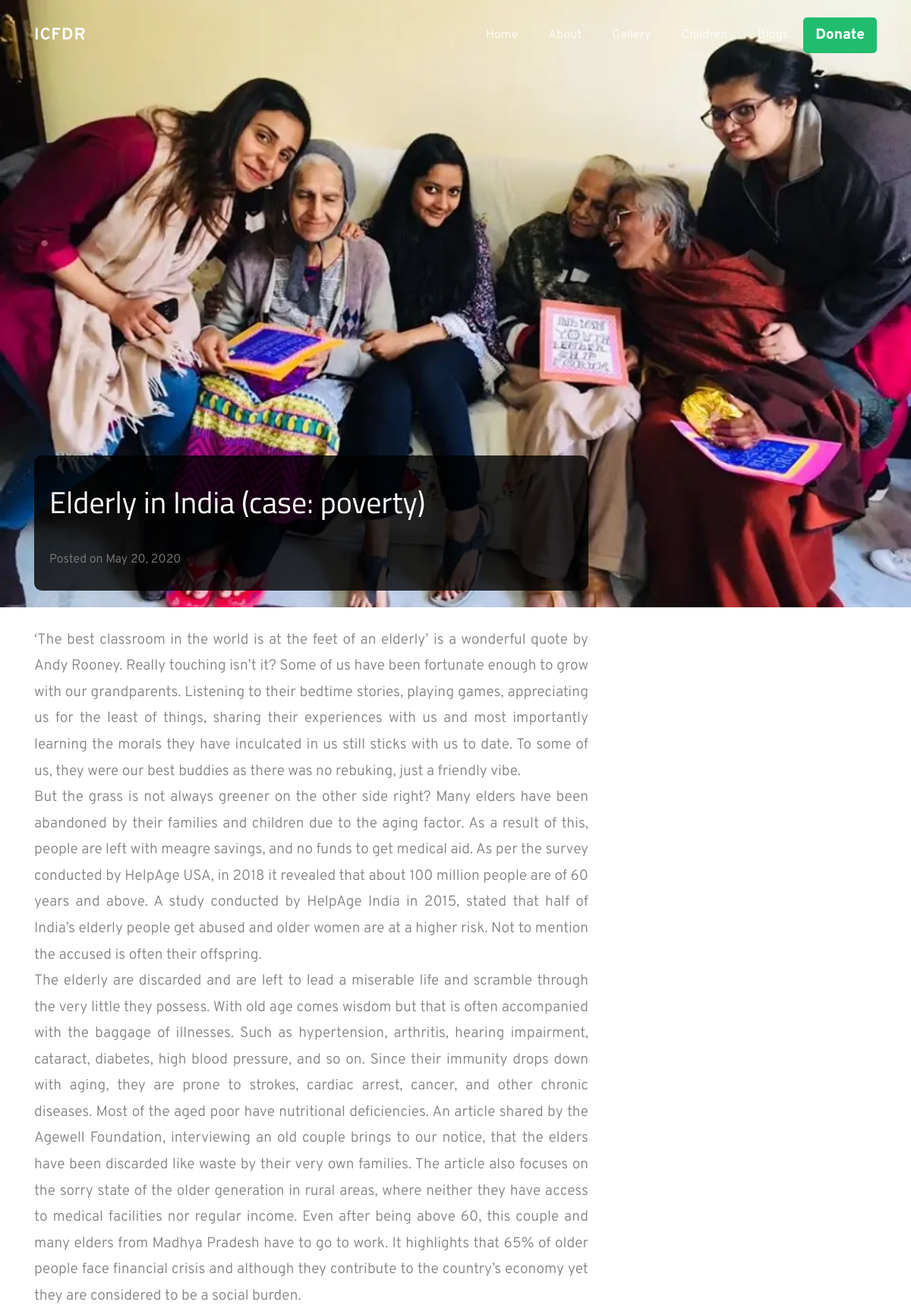
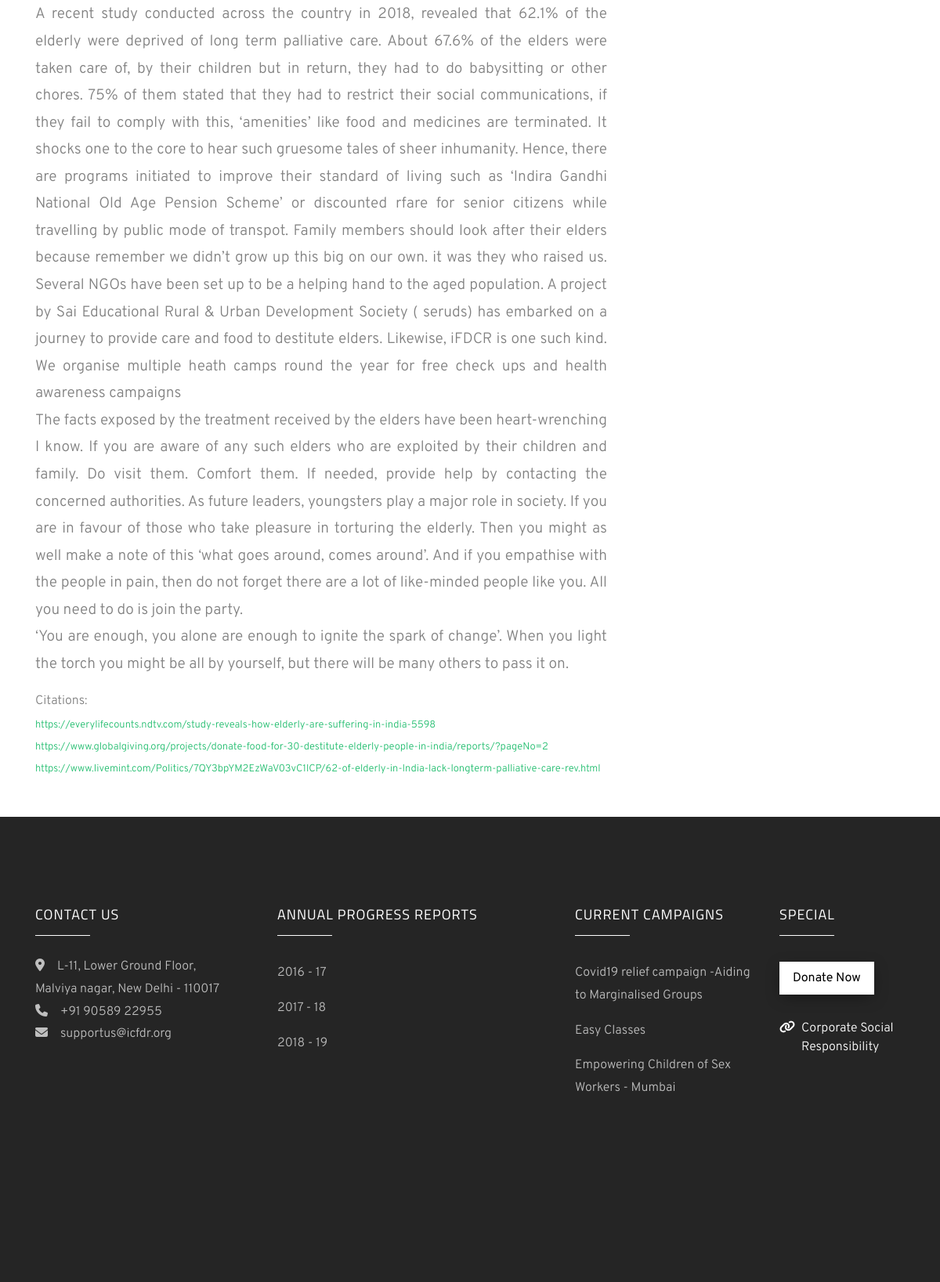
Page /blogs/elderly-in-india-case-poverty on the committed database (2 pictures, top to bottom).
### website/models.py (models this page shows, shortened)
class Blogs(models.Model):
    image = models.ImageField(upload_to='images/blogs/')
    heading = models.CharField(max_length=100)
    content = models.TextField(max_length=5000)
    pub_date = date.today()
    slug = models.SlugField(max_length=100, default='', blank=True, unique=True)
    class Meta:
        verbose_name_plural = 'Blogs'

class BlogCitations(models.Model):
    url = models.URLField()
    blog = models.ForeignKey(to=Blogs, on_delete=models.CASCADE)
    def __str__(self):
        return self.url
    class Meta:
        verbose_name_plural = 'BlogCitations'

class Campaign(models.Model):
    compaign_name = models.CharField(max_length=100)
    image = models.ImageField(upload_to='images/campaign/')
    text_on_image = models.CharField(max_length=150)
    description = RichTextField()
    button_text = models.CharField(max_length=30)
    slug = models.SlugField(max_length=100, default='', blank=True, unique=True)
    class Meta:
        verbose_name_plural = 'Campaign'

### website/views.py (the view)
# urls.py: path('blogs/<slug:slug>',views.blog_view,name = 'blog'),
def blog_view(request, slug=None):
    blog = Blogs.objects.filter(slug=slug)
    blogCitations = BlogCitations.objects.filter(blog=blog[0])
    if blog:
        data = {'blog': blog[0], 'cites': blogCitations,
                'campaigns': Campaign.objects.all().order_by('-id')[:5], }
        return render(request, 'blog.html', data)
    return bloglist(request)

### website/templates/blog.html (shortened to what this page needs)
{% extends 'base.html' %}
{% block content %}
{% load static %}
<header class="masthead"
        style="height: 100vh;min-height: 500px;background-image: url('{{ blog.image.url }}');background-size: cover;background-position: center;background-repeat: no-repeat;">
    <div class="scroll" style="position: absolute;right: 2rem;bottom: 0.5rem;">
    </div>
</header>
<div class="container mb-5" style="margin-top:-200px;">
    <div class="row">
        <div class="col-lg-8">
            <div class="blog-head">
                <h1 class="mt-4" style="color:#fff;">{{ blog.heading }}</h1>
                <hr>
                <p class="text-left">Posted on {{ blog.pub_date }}</p>
            </div>
            <div class="mt-5 blog-content">
                {{ blog.content|linebreaks }}
                <div class="mt-2 cites">
                    Citations:
                    {% for cite in cites %}
                    <a href="{{ cite }}">{{ cite }}</a>
                    {% endfor %}
                </div>
            </div>
        </div>
    </div>
</div>
{% endblock %}

### website/templates/base.html (shortened to what this page needs)
<!DOCTYPE html>
{% load static %}
<html lang="en">
<head>
    <link rel="stylesheet" href="{% static 'css/open-iconic-bootstrap.min.css' %}">
    <link rel="stylesheet" href="{% static 'css/animate.css' %}">
    <link rel="stylesheet" href="{% static 'css/owl.carousel.min.css' %}">
    <link rel="stylesheet" href="{% static 'css/owl.theme.default.min.css' %}">
    <link rel="stylesheet" href="{% static 'css/magnific-popup.css' %}">
    <link rel="stylesheet" href="{% static 'css/aos.css' %}">
    <link rel="stylesheet" href="{% static 'css/bootstrap-datepicker.css' %}">
    <link rel="stylesheet" href="{% static 'css/jquery.timepicker.css' %}">
    <link rel="stylesheet" href="{% static 'css/style.css' %}">
</head>
<body>
<nav class="navbar navbar-expand-lg navbar-dark ftco_navbar bg-dark ftco-navbar-light" id="ftco-navbar">
    <div class="container">
        <a class="navbar-brand" href="{% url 'home' %}">ICFDR</a>
        <div class="collapse navbar-collapse" id="ftco-nav">
            <ul class="navbar-nav ml-auto">
                <li class="nav-item"><a href="{% url 'home' %}" class="nav-link">Home</a></li>
                <li class="nav-item"><a href="{% url 'about' %}" class="nav-link">About</a></li>
                <li class="nav-item"><a href="{% url 'gallery' %}" class="nav-link">Gallery</a></li>
                <li class="nav-item"><a href="{% url 'home' %}#children" class="nav-link">Children</a></li>
                <li class="nav-item"><a href="{% url 'bloglist' %}" class="nav-link">Blogs</a></li>
                <li class="nav-item"><a href="{% url 'donate' %}" class="donate-btn-nav nav-link">Donate</a></li>
            </ul>
        </div>
    </div>
</nav>
{% block content %}
{% endblock %}
<footer class="ftco-footer ftco-section img">
    <div class="container">
        <div class="row mb-5">
            <div class="col-md-3">
                <div class="ftco-footer-widget mb-4">
                    <h2 class="ftco-heading-2">Contact Us</h2>
                    <p style="text-align:left;">
                        <span class="fas fa-map-marker-alt mr-3"></span>L-11, Lower Ground Floor, Malviya nagar, New
                        Delhi - 110017<br>
                        <a href="tel:+91-90586-22955"><span class="fas fa-phone mr-3"></span>+91 90589 22955<br></a>
                        <a href="mailto:supportus@icfdr.org?Subject=ICFDR%20Easy%20Classes%20-%20Support"><span
                                class="fas fa-envelope mr-3"></span>supportus@icfdr.org</a>
                    </p>
                    <ul class="ftco-footer-social list-unstyled float-md-left float-lft mt-5">
                    </ul>
                </div>
            </div>
            <div class="col-md-4">
                <div class="ftco-footer-widget mb-4 ml-md-4">
                    <h2 class="ftco-heading-2">Annual Progress Reports</h2>
                    <ul class="list-unstyled">
                        <li><a target="_blank" href="{% static 'reports/1617.pdf' %}" class="py-2 d-block">2016 - 17</a>
                        </li>
                        <li><a target="_blank" href="{% static 'reports/1718.pdf' %}" class="py-2 d-block">2017 - 18</a>
                        </li>
                        <li><a target="_blank" href="{% static 'reports/1819.pdf' %}" class="py-2 d-block">2018 - 19</a>
                        </li>
                    </ul>
                </div>
            </div>
            <div class="col-md-3">
                <div class="ftco-footer-widget mb-4 ml-md-4">
                    <h2 class="ftco-heading-2">Current Campaigns</h2>
                    <ul class="list-unstyled">
                        {% for campaign in campaigns %}
                        <li><a href="{% url 'campaign' campaign.slug %}"
                               class="py-2 d-block">{{campaign.compaign_name}}</a></li>
                        {% endfor %}
                    </ul>
                </div>
            </div>
            <div class="col-md-2">
                <div class="ftco-footer-widget mb-4">
                    <h2 class="ftco-heading-2">Special</h2>
                    <div class="block-23 mb-3">
                        <ul>
                            <li><p><a target="_blank"
                                      href="https://www.payumoney.com/paybypayumoney/#/DFE2878E860D57AF8E18DFEF38EBE7EC"
                                      class="btn btn-white px-3 py-2 mt-2">Donate Now</a></p></li>
                            <li><a target="_blank" href="http://icfdr.org/corporate-social-responsibility/"><span
                                    class="fas fa-link mr-2"></span><span
                                    class="text">Corporate Social Responsibility</span></a></li>
                    </div>
                </div>
            </div>
        </div>
        <div class="row">
            <div class="col-md-12 text-center">
            </div>
        </div>
    </div>
</footer>
</body>
</html>

### rows in the picture
Blogs: image (picture), heading "Elderly in India (case: poverty)", pub_date "May 20, 2020", content "‘The best classroom in the world is at the feet of an elderly’ is a wonderful quote by Andy Rooney. Really touching isn’t it? Some of us have been fortunate enough to grow with our grandparents. Listening to their bedtime stories, playing games, appreciating us for the least of things, sharing their experiences with us and most importantly learning the morals they have inculcated in us still sticks with us to date. To some of us, they were our best buddies as there was no rebuking, just a friendly vibe. But the grass is not always greener on the other side right? Many elders have been abandoned by their families and children due to the aging factor. As a result of this, people are left with…"
BlogCitations: url "https://everylifecounts.ndtv.com/study-reveals-how-elderly-are-suffering-in-india-5598"
BlogCitations: url "https://www.globalgiving.org/projects/donate-food-for-30-destitute-elderly-people-in-india/reports/?pageNo=2"
BlogCitations: url "https://www.livemint.com/Politics/7QY3bpYM2EzWaV03vC1lCP/62-of-elderly-in-India-lack-longterm-palliative-care-rev.html"
Campaign: compaign_name "Covid19 relief campaign -Aiding to Marginalised Groups"
Campaign: compaign_name "Easy Classes"
Campaign: compaign_name "Empowering Children of Sex Workers - Mumbai"
